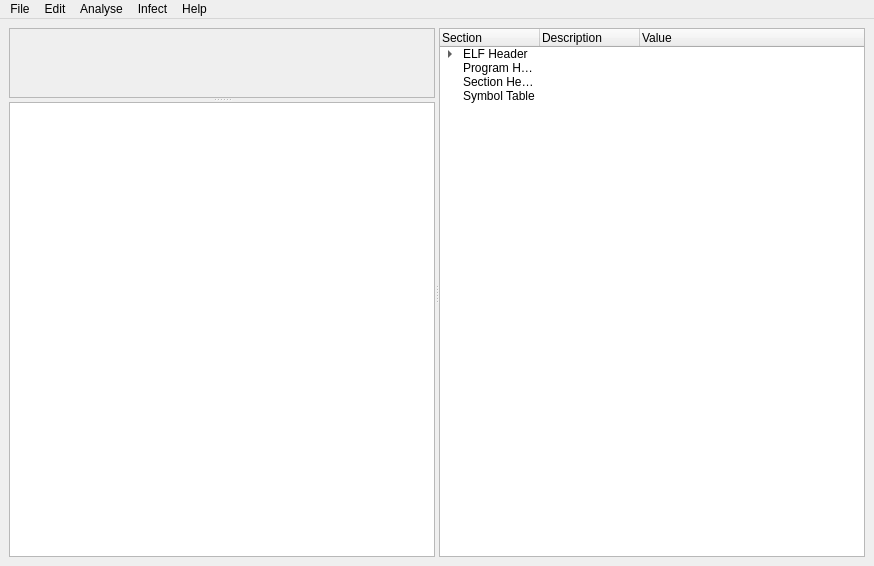
<?xml version="1.0" encoding="UTF-8"?>
<ui version="4.0">
 <class>MainWindow</class>
 <widget class="QMainWindow" name="MainWindow">
  <property name="geometry">
   <rect>
    <x>0</x>
    <y>0</y>
    <width>874</width>
    <height>566</height>
   </rect>
  </property>
  <property name="windowTitle">
   <string>MalelfGUI - Be evil!</string>
  </property>
  <widget class="QWidget" name="centralwidget">
   <property name="enabled">
    <bool>true</bool>
   </property>
   <layout class="QHBoxLayout" name="horizontalLayout">
    <item>
     <widget class="QSplitter" name="splitter_2">
      <property name="orientation">
       <enum>Qt::Horizontal</enum>
      </property>
      <widget class="QSplitter" name="splitter">
       <property name="orientation">
        <enum>Qt::Vertical</enum>
       </property>
       <widget class="QHexEdit" name="hexDump">
        <property name="widgetResizable">
         <bool>true</bool>
        </property>
        <widget class="QWidget" name="scrollAreaWidgetContents">
         <property name="geometry">
          <rect>
           <x>0</x>
           <y>0</y>
           <width>600</width>
           <height>276</height>
          </rect>
         </property>
        </widget>
       </widget>
       <widget class="QTextBrowser" name="log"/>
      </widget>
      <widget class="QTreeWidget" name="fileTree">
       <column>
        <property name="text">
         <string notr="true">Section</string>
        </property>
       </column>
       <column>
        <property name="text">
         <string>Description</string>
        </property>
       </column>
       <column>
        <property name="text">
         <string>Value</string>
        </property>
       </column>
       <item>
        <property name="text">
         <string>ELF Header</string>
        </property>
        <property name="text">
         <string/>
        </property>
        <property name="text">
         <string/>
        </property>
        <item>
         <property name="text">
          <string>e_type</string>
         </property>
         <property name="text">
          <string>Object Type</string>
         </property>
         <property name="text">
          <string/>
         </property>
        </item>
        <item>
         <property name="text">
          <string>e_version</string>
         </property>
         <property name="text">
          <string>Version</string>
         </property>
         <property name="text">
          <string/>
         </property>
        </item>
        <item>
         <property name="text">
          <string>e_entry</string>
         </property>
         <property name="text">
          <string>Entry Point</string>
         </property>
        </item>
        <item>
         <property name="text">
          <string>e_phoff</string>
         </property>
         <property name="text">
          <string>PHT Offset</string>
         </property>
        </item>
        <item>
         <property name="text">
          <string>e_shoff</string>
         </property>
         <property name="text">
          <string>SHT Offset</string>
         </property>
        </item>
        <item>
         <property name="text">
          <string>e_ehsize</string>
         </property>
         <property name="text">
          <string>ELF Header size</string>
         </property>
        </item>
        <item>
         <property name="text">
          <string>e_phentsize</string>
         </property>
         <property name="text">
          <string>Size of PHT Entries</string>
         </property>
        </item>
        <item>
         <property name="text">
          <string>e_phnum</string>
         </property>
         <property name="text">
          <string>Number of PHT Entries</string>
         </property>
        </item>
        <item>
         <property name="text">
          <string>e_shentsize</string>
         </property>
         <property name="text">
          <string>Size of one SHT Entry</string>
         </property>
        </item>
        <item>
         <property name="text">
          <string>e_shnum</string>
         </property>
         <property name="text">
          <string>Number of sections</string>
         </property>
        </item>
        <item>
         <property name="text">
          <string>e_shstrndx</string>
         </property>
         <property name="text">
          <string>SHT Symbol index</string>
         </property>
        </item>
       </item>
       <item>
        <property name="text">
         <string>Program Header Table (PHT)</string>
        </property>
        <property name="text">
         <string/>
        </property>
        <property name="text">
         <string/>
        </property>
       </item>
       <item>
        <property name="text">
         <string>Section Header Table (SHT)</string>
        </property>
        <property name="text">
         <string/>
        </property>
        <property name="text">
         <string/>
        </property>
       </item>
       <item>
        <property name="text">
         <string>Symbol Table</string>
        </property>
       </item>
      </widget>
     </widget>
    </item>
   </layout>
  </widget>
  <widget class="QMenuBar" name="menubar">
   <property name="geometry">
    <rect>
     <x>0</x>
     <y>0</y>
     <width>874</width>
     <height>25</height>
    </rect>
   </property>
   <widget class="QMenu" name="menuFile">
    <property name="title">
     <string>File</string>
    </property>
    <addaction name="actionOpen_ELF"/>
    <addaction name="actionSave_ELF"/>
    <addaction name="actionSave_ELF_As"/>
    <addaction name="actionClose_ELF"/>
    <addaction name="separator"/>
    <addaction name="actionQuit"/>
   </widget>
   <widget class="QMenu" name="menuHelp">
    <property name="title">
     <string>Help</string>
    </property>
    <addaction name="actionAbout"/>
   </widget>
   <widget class="QMenu" name="menuDissect">
    <property name="title">
     <string>Edit</string>
    </property>
    <widget class="QMenu" name="menuView">
     <property name="title">
      <string>View</string>
     </property>
     <addaction name="actionColor_ELF"/>
     <addaction name="actionASCII"/>
    </widget>
    <addaction name="actionDissect_Section"/>
    <addaction name="actionRedo"/>
    <addaction name="actionFind_Replace"/>
    <addaction name="separator"/>
    <addaction name="menuView"/>
   </widget>
   <widget class="QMenu" name="menuInfect">
    <property name="title">
     <string>Infect</string>
    </property>
    <widget class="QMenu" name="menuInfect_Binary">
     <property name="title">
      <string>Infect Binary</string>
     </property>
     <addaction name="actionSilvio_Cesare_s_Padding"/>
     <addaction name="actionNOP_filling"/>
    </widget>
    <addaction name="menuInfect_Binary"/>
   </widget>
   <widget class="QMenu" name="menuAnalyse">
    <property name="title">
     <string>Analyse</string>
    </property>
    <widget class="QMenu" name="menuStatic_Analysis">
     <property name="title">
      <string>Static Analysis</string>
     </property>
     <addaction name="actionDisassemble"/>
     <addaction name="actionAnalyse_Section"/>
     <addaction name="actionReverse_into_C"/>
    </widget>
    <addaction name="menuStatic_Analysis"/>
    <addaction name="actionDynamic_Analysis"/>
   </widget>
   <addaction name="menuFile"/>
   <addaction name="menuDissect"/>
   <addaction name="menuAnalyse"/>
   <addaction name="menuInfect"/>
   <addaction name="menuHelp"/>
  </widget>
  <action name="actionOpen_ELF">
   <property name="text">
    <string>Open ELF</string>
   </property>
  </action>
  <action name="actionClose_ELF">
   <property name="text">
    <string>Close ELF</string>
   </property>
  </action>
  <action name="actionQuit">
   <property name="text">
    <string>Quit</string>
   </property>
  </action>
  <action name="actionSave_ELF">
   <property name="text">
    <string>Save ELF</string>
   </property>
  </action>
  <action name="actionDissect_Section">
   <property name="enabled">
    <bool>false</bool>
   </property>
   <property name="text">
    <string>Undo</string>
   </property>
  </action>
  <action name="actionAbout">
   <property name="text">
    <string>About</string>
   </property>
  </action>
  <action name="actionRedo">
   <property name="enabled">
    <bool>false</bool>
   </property>
   <property name="text">
    <string>Redo</string>
   </property>
  </action>
  <action name="actionFind_Replace">
   <property name="enabled">
    <bool>false</bool>
   </property>
   <property name="text">
    <string>Find/Replace</string>
   </property>
  </action>
  <action name="actionDynamic_Analysis">
   <property name="text">
    <string>Dynamic Analysis</string>
   </property>
  </action>
  <action name="actionSave_ELF_As">
   <property name="text">
    <string>Save ELF As...</string>
   </property>
  </action>
  <action name="actionDisassemble">
   <property name="text">
    <string>Disassemble</string>
   </property>
  </action>
  <action name="actionAnalyse_Section">
   <property name="enabled">
    <bool>false</bool>
   </property>
   <property name="text">
    <string>Analyse Section</string>
   </property>
  </action>
  <action name="actionReverse_into_C">
   <property name="text">
    <string>Reverse into C</string>
   </property>
  </action>
  <action name="actionSilvio_Cesare_s_Padding">
   <property name="text">
    <string>Silvio Cesare's Padding</string>
   </property>
  </action>
  <action name="actionNOP_filling">
   <property name="text">
    <string>NOP filling</string>
   </property>
  </action>
  <action name="actionColor_ELF">
   <property name="checkable">
    <bool>true</bool>
   </property>
   <property name="text">
    <string>Color ELF</string>
   </property>
  </action>
  <action name="actionASCII">
   <property name="checkable">
    <bool>true</bool>
   </property>
   <property name="text">
    <string>ASCII</string>
   </property>
  </action>
 </widget>
 <customwidgets>
  <customwidget>
   <class>QHexEdit</class>
   <extends>QScrollArea</extends>
   <header>../qhexedit/qhexedit.h</header>
   <container>1</container>
  </customwidget>
 </customwidgets>
 <resources/>
 <connections/>
</ui>
